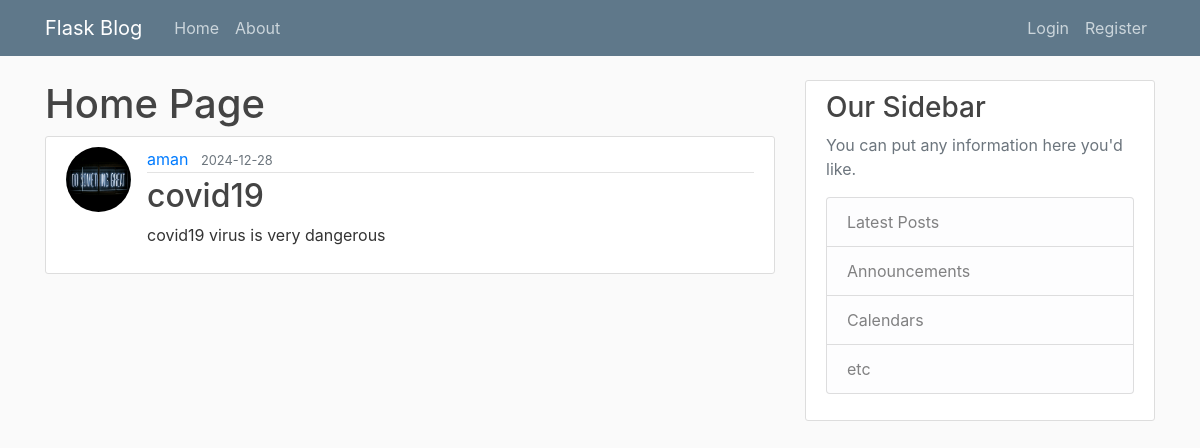
Page /home on the earlier database version.
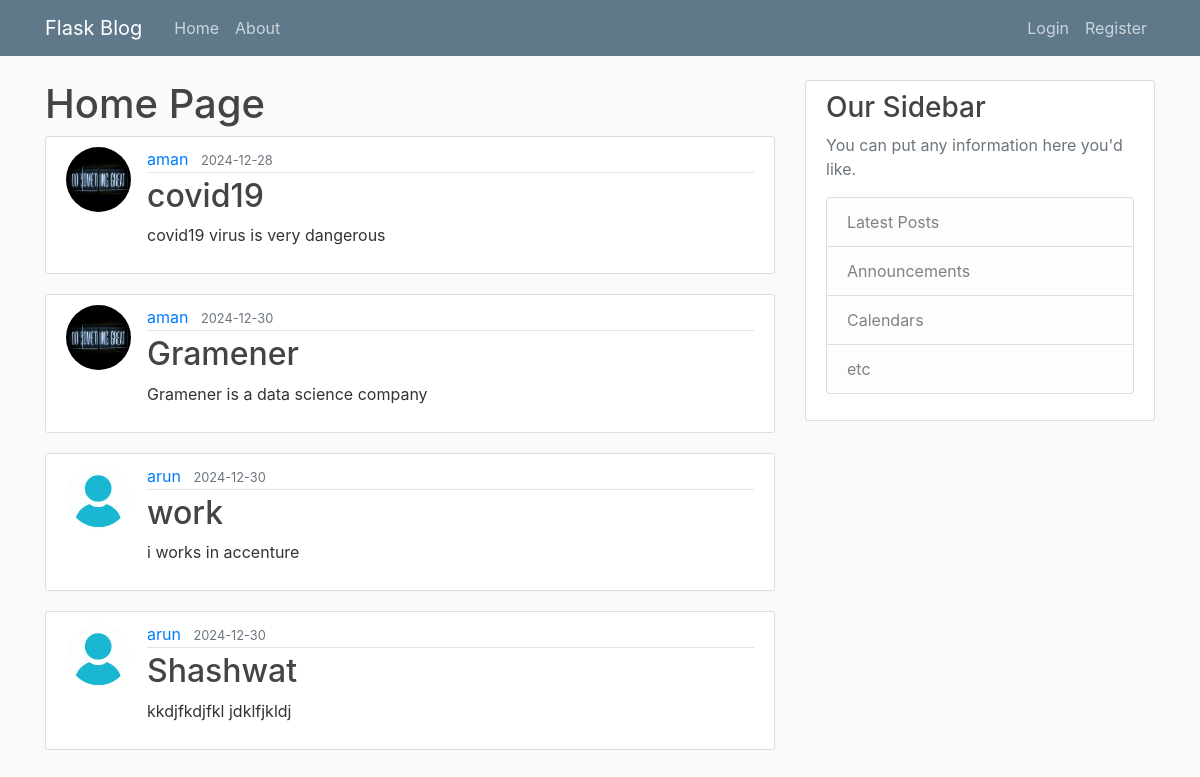
Same page on the later database version.
### flaskblog/models.py (models this page shows, shortened)
class Post(db.Model, UserMixin):
    id = db.Column(db.Integer, primary_key=True)
    title = db.Column(db.String(100), nullable=False)
    date_posted = db.Column(db.DateTime, nullable=False, default=datetime.utcnow)
    content = db.Column(db.Text, nullable=False)
    user_id = db.Column(db.Integer, db.ForeignKey('user.id'), nullable=False)

class User(db.Model, UserMixin):
    id = db.Column(db.Integer, primary_key=True)
    username = db.Column(db.String(20), unique=True, nullable=False)
    email = db.Column(db.String(120), unique=True, nullable=False)
    image_file = db.Column(db.String(20), nullable=False, default='default.jpg')
    password = db.Column(db.String(60), nullable=False)
    posts = db.relationship('Post', backref='author', lazy=True)

### flaskblog/routes.py (the view)
@app.route('/')
@app.route('/home')
def home():
    posts = Post.query.all()
    return render_template('home.html',posts=posts)

### flaskblog/templates/home.html
{% extends "layout.html" %}
{% block content %}
    <h1>Home Page</h1>
    {% for post in posts %}
        <article class="media content-section">
            <img class="rounded-circle article-img" src="{{ url_for('static', filename='profile_pics/' + post.author.image_file) }}">
            <div class="media-body">
            <div class="article-metadata">
                <a class="mr-2" href="#">{{ post.author.username }}</a>
                <small class="text-muted">{{ post.date_posted.strftime('%Y-%m-%d') }}</small>
            </div>
            <h2><a class="article-title" href="{{ url_for('post',post_id=post.id)}}">{{ post.title }}</a></h2>
            <p class="article-content">{{ post.content }}</p>
            </div>
        </article>
    {% endfor %}
{% endblock content%}

### flaskblog/templates/layout.html (shortened to what this page needs)
<!DOCTYPE html>
<html>
<head>
    <link rel="stylesheet" href="https://cdn.jsdelivr.net/npm/bootstrap@4.4.1/dist/css/bootstrap.min.css">
    <link rel="stylesheet" type="text/css" href="{{ url_for('static', filename='main.css') }}">
</head>
<body>
    <header class="site-header">
        <nav class="navbar navbar-expand-md navbar-dark bg-steel fixed-top">
          <div class="container">
            <a class="navbar-brand mr-4" href="/">Flask Blog</a>
            <div class="collapse navbar-collapse" id="navbarToggle">
              <div class="navbar-nav mr-auto">
                <a class="nav-item nav-link" href="/">Home</a>
                <a class="nav-item nav-link" href="{{url_for('about')}}">About</a>
              </div>
              <div class="navbar-nav">
                {% if current_user.is_authenticated %}
                    <a class="nav-item nav-link" href="{{url_for('new_post')}}">New Post</a>
                    <a class="nav-item nav-link" href="{{url_for('account')}}">Account</a>
                    <a class="nav-item nav-link" href="{{url_for('logout')}}">Logout</a>
                {% else %}
                    <a class="nav-item nav-link" href="{{url_for('login')}}">Login</a>
                    <a class="nav-item nav-link" href="{{url_for('register')}}">Register</a>
                {% endif %}
              </div>
            </div>
          </div>
        </nav>
      </header>
    <main role="main" class="container">
        <div class="row">
          <div class="col-md-8">
            {% block content %}
            {% endblock %}
          </div>
          <div class="col-md-4">
            <div class="content-section">
              <h3>Our Sidebar</h3>
              <p class='text-muted'>You can put any information here you'd like.
                <ul class="list-group">
                  <li class="list-group-item list-group-item-light">Latest Posts</li>
                  <li class="list-group-item list-group-item-light">Announcements</li>
                  <li class="list-group-item list-group-item-light">Calendars</li>
                  <li class="list-group-item list-group-item-light">etc</li>
                </ul>
              </p>
            </div>
          </div>
        </div>
      </main>
</body>
</html>

### flaskblog/static/main.css (style rules this page uses)
body { background: #fafafa; color: #333333; margin-top: 5rem; }
h1, h2, h3, h4, h5, h6 { color: #444444; }
.bg-steel { background-color: #5f788a; }
.site-header .navbar-nav .nav-link { color: #cbd5db; }
.content-section { background: #ffffff; padding: 10px 20px; border: 1px solid #dddddd; border-radius: 3px; margin-bottom: 20px; }
.article-title { color: #444444; }
.article-content { white-space: pre-line; }
.article-img { height: 65px; width: 65px; margin-right: 16px; }
.article-metadata { padding-bottom: 1px; margin-bottom: 4px; border-bottom: 1px solid #e3e3e3 }

Differences in the rows shown:
added Post: image_file (picture), author.username "aman", date_posted "2024-12-30", title "Gramener", content "Gramener is a data science company"
added Post: image_file (placeholder picture), author.username "arun", date_posted "2024-12-30", title "work", content "i works in accenture"
added Post: image_file (placeholder picture), author.username "arun", date_posted "2024-12-30", title "Shashwat", content "kkdjfkdjfkl jdklfjkldj"
